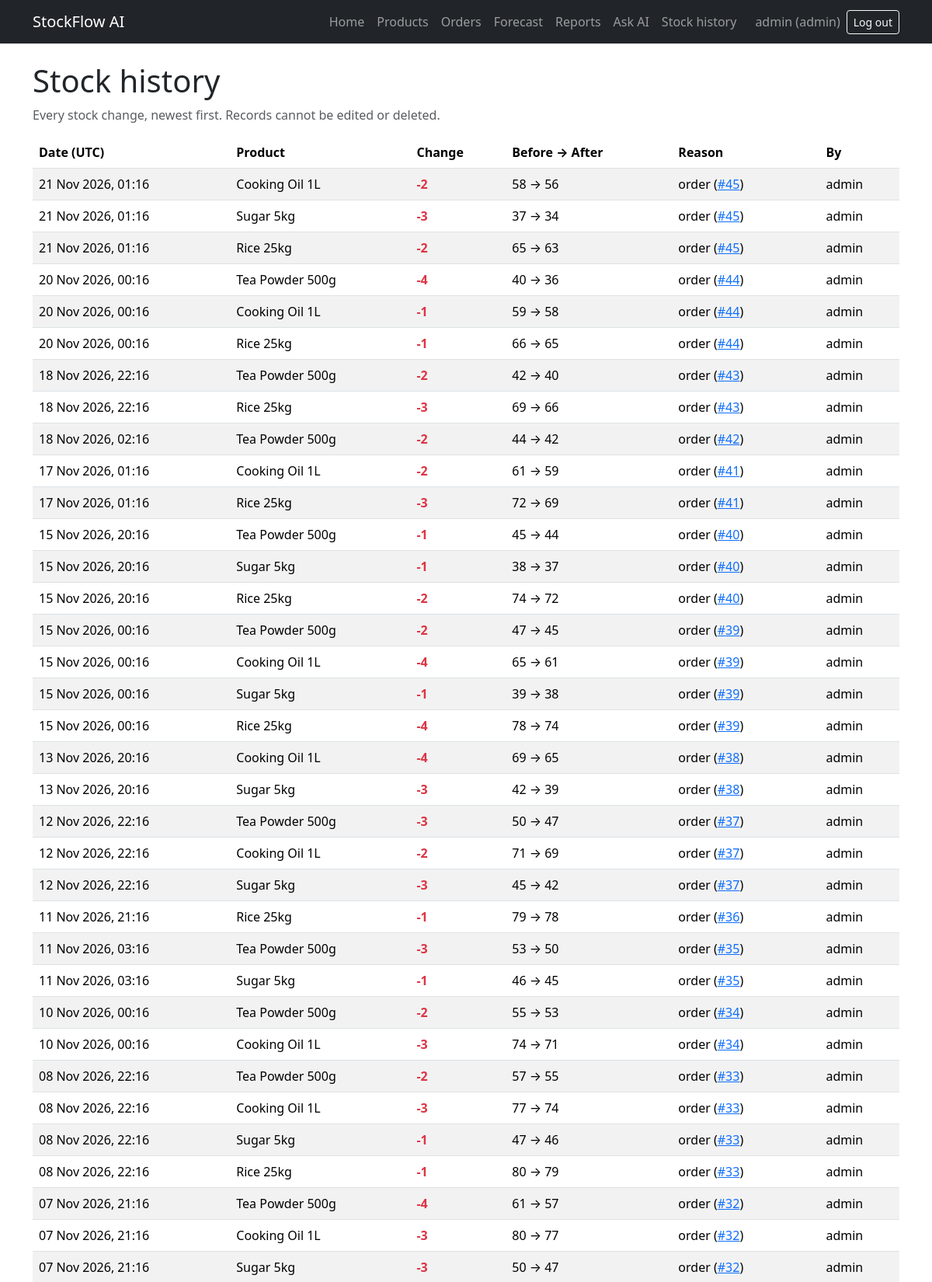
/stock-history (signed in, upper part), run on the app's committed database.
### app/models.py (models this page shows, shortened)
class User(UserMixin, db.Model):
    __tablename__ = "users"
    id = db.Column(db.Integer, primary_key=True)
    username = db.Column(db.String(80), unique=True, nullable=False)
    password_hash = db.Column(db.String(255), nullable=False)
    role = db.Column(db.String(20), nullable=False, default="staff")
    @property
    def is_admin(self):
        return self.role == "admin"

class StockMovement(db.Model):
    __tablename__ = "stock_movements"
    id = db.Column(db.Integer, primary_key=True)
    product_id = db.Column(db.Integer, db.ForeignKey("product.id"), nullable=False)
    user_id = db.Column(db.Integer, db.ForeignKey("users.id"), nullable=True)
    order_id = db.Column(db.Integer, db.ForeignKey("orders.id"), nullable=True)
    change = db.Column(db.Integer, nullable=False)
    quantity_before = db.Column(db.Integer, nullable=False)
    quantity_after = db.Column(db.Integer, nullable=False)
    reason = db.Column(db.String(50), nullable=False)
    created_at = db.Column(db.DateTime(timezone=True), nullable=False, default=utc_now)
    product = db.relationship("Product")
    user = db.relationship("User")
    order = db.relationship("Order")

class Product(db.Model):
    id = db.Column(db.Integer, primary_key=True)
    name = db.Column(db.String(120), unique=True, nullable=False)
    quantity = db.Column(db.Integer, nullable=False, default=0)
    price = db.Column(db.Float, nullable=False)
    reorder_level = db.Column(db.Integer, nullable=False, default=10)
    is_active = db.Column(db.Boolean, nullable=False, default=True)

### app/orders.py (the view)
    @app.route("/stock-history")
    @admin_required
    def stock_history():
        query = (
            db.select(StockMovement)
            .options(selectinload(StockMovement.product), selectinload(StockMovement.user))
            .order_by(StockMovement.created_at.desc(), StockMovement.id.desc())
            .limit(200)
        )
        movements = db.session.execute(query).scalars().all()
        return render_template("stock_history.html", movements=movements)

### app/auth.py (called while the page is built)
@login_manager.user_loader
def load_user(user_id):
    return db.session.get(User, int(user_id))

def admin_required(view):
    @wraps(view)
    def wrapped(*args, **kwargs):
        if not current_user.is_authenticated:
            return login_manager.unauthorized()
        if not current_user.is_admin:
            abort(403)
        return view(*args, **kwargs)
    return wrapped

### app/templates/stock_history.html (shortened to what this page needs)
{% extends "base.html" %}
{% block content %}
    <h1>Stock history</h1>
    <p class="text-muted">Every stock change, newest first. Records cannot be edited or deleted.</p>
    <table class="table table-striped mt-3">
        <thead>
            <tr>
                <th>Date (UTC)</th>
                <th>Product</th>
                <th>Change</th>
                <th>Before → After</th>
                <th>Reason</th>
                <th>By</th>
            </tr>
        </thead>
        <tbody>
            {% for movement in movements %}
                <tr>
                    <td>{{ movement.created_at.strftime("%d %b %Y, %H:%M") }}</td>
                    <td>{{ movement.product.name }}</td>
                    <td class="{{ 'text-success' if movement.change > 0 else 'text-danger' }} fw-bold">
                        {{ "%+d"|format(movement.change) }}
                    </td>
                    <td>{{ movement.quantity_before }} → {{ movement.quantity_after }}</td>
                    <td>
                        {{ movement.reason }}
                        {% if movement.order_id %}
                            (<a href="{{ url_for('order_detail', order_id=movement.order_id) }}">#{{ movement.order_id }}</a>)
                        {% endif %}
                    </td>
                    <td>{{ movement.user.username if movement.user else "system" }}</td>
                </tr>
            {% else %}
                <tr><td colspan="6">No stock changes yet.</td></tr>
            {% endfor %}
        </tbody>
    </table>
{% endblock %}

### app/templates/base.html (shortened to what this page needs)
<!DOCTYPE html>
<html lang="en">
<head>
    <link href="https://cdn.jsdelivr.net/npm/bootstrap@5.3.3/dist/css/bootstrap.min.css" rel="stylesheet">
</head>
<body>
    <nav class="navbar navbar-expand navbar-dark bg-dark">
        <div class="container">
            <a class="navbar-brand" href="{{ url_for('home') }}">StockFlow AI</a>
            <div class="navbar-nav align-items-center">
                <a class="nav-link" href="{{ url_for('home') }}">Home</a>
                {% if current_user.is_authenticated %}
                    <a class="nav-link" href="{{ url_for('products') }}">Products</a>
                    <a class="nav-link" href="{{ url_for('orders') }}">Orders</a>
                    <a class="nav-link" href="{{ url_for('forecast') }}">Forecast</a>
                    {% if current_user.is_admin %}
                        <a class="nav-link" href="{{ url_for('reports') }}">Reports</a>
                        <a class="nav-link" href="{{ url_for('ask') }}">Ask AI</a>
                        <a class="nav-link" href="{{ url_for('stock_history') }}">Stock history</a>
                    {% endif %}
                    <span class="navbar-text ms-3 me-2">
                        {{ current_user.username }} ({{ current_user.role }})
                    </span>
                    <form method="post" action="{{ url_for('logout') }}" class="d-inline">
                        <button type="submit" class="btn btn-sm btn-outline-light">Log out</button>
                    </form>
                {% else %}
                    <a class="nav-link" href="{{ url_for('about') }}">About</a>
                    <a class="nav-link" href="{{ url_for('login') }}">Log in</a>
                {% endif %}
            </div>
        </div>
    </nav>
    <main class="container mt-4">
        {% block content %}{% endblock %}
    </main>
</body>
</html>

### data on the page
User: username "admin", role "admin"
StockMovement: created_at "21 Nov 2026, 01:16", product.name "Cooking Oil 1L", change "-2", quantity_before "58", quantity_after "56", reason "order", order_id "45", user "admin"
StockMovement: created_at "21 Nov 2026, 01:16", product.name "Sugar 5kg", change "-3", quantity_before "37", quantity_after "34", reason "order", order_id "45", user "admin"
StockMovement: created_at "21 Nov 2026, 01:16", product.name "Rice 25kg", change "-2", quantity_before "65", quantity_after "63", reason "order", order_id "45", user "admin"
StockMovement: created_at "20 Nov 2026, 00:16", product.name "Tea Powder 500g", change "-4", quantity_before "40", quantity_after "36", reason "order", order_id "44", user "admin"
StockMovement: created_at "20 Nov 2026, 00:16", product.name "Cooking Oil 1L", change "-1", quantity_before "59", quantity_after "58", reason "order", order_id "44", user "admin"
StockMovement: created_at "20 Nov 2026, 00:16", product.name "Rice 25kg", change "-1", quantity_before "66", quantity_after "65", reason "order", order_id "44", user "admin"
StockMovement: created_at "18 Nov 2026, 22:16", product.name "Tea Powder 500g", change "-2", quantity_before "42", quantity_after "40", reason "order", order_id "43", user "admin"
StockMovement: created_at "18 Nov 2026, 22:16", product.name "Rice 25kg", change "-3", quantity_before "69", quantity_after "66", reason "order", order_id "43", user "admin"
StockMovement: created_at "18 Nov 2026, 02:16", product.name "Tea Powder 500g", change "-2", quantity_before "44", quantity_after "42", reason "order", order_id "42", user "admin"
StockMovement: created_at "17 Nov 2026, 01:16", product.name "Cooking Oil 1L", change "-2", quantity_before "61", quantity_after "59", reason "order", order_id "41", user "admin"
StockMovement: created_at "17 Nov 2026, 01:16", product.name "Rice 25kg", change "-3", quantity_before "72", quantity_after "69", reason "order", order_id "41", user "admin"
StockMovement: created_at "15 Nov 2026, 20:16", product.name "Tea Powder 500g", change "-1", quantity_before "45", quantity_after "44", reason "order", order_id "40", user "admin"
StockMovement: created_at "15 Nov 2026, 20:16", product.name "Sugar 5kg", change "-1", quantity_before "38", quantity_after "37", reason "order", order_id "40", user "admin"
StockMovement: created_at "15 Nov 2026, 20:16", product.name "Rice 25kg", change "-2", quantity_before "74", quantity_after "72", reason "order", order_id "40", user "admin"
StockMovement: created_at "15 Nov 2026, 00:16", product.name "Tea Powder 500g", change "-2", quantity_before "47", quantity_after "45", reason "order", order_id "39", user "admin"
StockMovement: created_at "15 Nov 2026, 00:16", product.name "Cooking Oil 1L", change "-4", quantity_before "65", quantity_after "61", reason "order", order_id "39", user "admin"
StockMovement: created_at "15 Nov 2026, 00:16", product.name "Sugar 5kg", change "-1", quantity_before "39", quantity_after "38", reason "order", order_id "39", user "admin"
StockMovement: created_at "15 Nov 2026, 00:16", product.name "Rice 25kg", change "-4", quantity_before "78", quantity_after "74", reason "order", order_id "39", user "admin"
StockMovement: created_at "13 Nov 2026, 20:16", product.name "Cooking Oil 1L", change "-4", quantity_before "69", quantity_after "65", reason "order", order_id "38", user "admin"
StockMovement: created_at "13 Nov 2026, 20:16", product.name "Sugar 5kg", change "-3", quantity_before "42", quantity_after "39", reason "order", order_id "38", user "admin"
StockMovement: created_at "12 Nov 2026, 22:16", product.name "Tea Powder 500g", change "-3", quantity_before "50", quantity_after "47", reason "order", order_id "37", user "admin"
StockMovement: created_at "12 Nov 2026, 22:16", product.name "Cooking Oil 1L", change "-2", quantity_before "71", quantity_after "69", reason "order", order_id "37", user "admin"
StockMovement: created_at "12 Nov 2026, 22:16", product.name "Sugar 5kg", change "-3", quantity_before "45", quantity_after "42", reason "order", order_id "37", user "admin"
StockMovement: created_at "11 Nov 2026, 21:16", product.name "Rice 25kg", change "-1", quantity_before "79", quantity_after "78", reason "order", order_id "36", user "admin"
StockMovement: created_at "11 Nov 2026, 03:16", product.name "Tea Powder 500g", change "-3", quantity_before "53", quantity_after "50", reason "order", order_id "35", user "admin"
StockMovement: created_at "11 Nov 2026, 03:16", product.name "Sugar 5kg", change "-1", quantity_before "46", quantity_after "45", reason "order", order_id "35", user "admin"
StockMovement: created_at "10 Nov 2026, 00:16", product.name "Tea Powder 500g", change "-2", quantity_before "55", quantity_after "53", reason "order", order_id "34", user "admin"
StockMovement: created_at "10 Nov 2026, 00:16", product.name "Cooking Oil 1L", change "-3", quantity_before "74", quantity_after "71", reason "order", order_id "34", user "admin"
StockMovement: created_at "08 Nov 2026, 22:16", product.name "Tea Powder 500g", change "-2", quantity_before "57", quantity_after "55", reason "order", order_id "33", user "admin"
StockMovement: created_at "08 Nov 2026, 22:16", product.name "Cooking Oil 1L", change "-3", quantity_before "77", quantity_after "74", reason "order", order_id "33", user "admin"
StockMovement: created_at "08 Nov 2026, 22:16", product.name "Sugar 5kg", change "-1", quantity_before "47", quantity_after "46", reason "order", order_id "33", user "admin"
StockMovement: created_at "08 Nov 2026, 22:16", product.name "Rice 25kg", change "-1", quantity_before "80", quantity_after "79", reason "order", order_id "33", user "admin"
StockMovement: created_at "07 Nov 2026, 21:16", product.name "Tea Powder 500g", change "-4", quantity_before "61", quantity_after "57", reason "order", order_id "32", user "admin"
StockMovement: created_at "07 Nov 2026, 21:16", product.name "Cooking Oil 1L", change "-3", quantity_before "80", quantity_after "77", reason "order", order_id "32", user "admin"
StockMovement: created_at "07 Nov 2026, 21:16", product.name "Sugar 5kg", change "-3", quantity_before "50", quantity_after "47", reason "order", order_id "32", user "admin"
